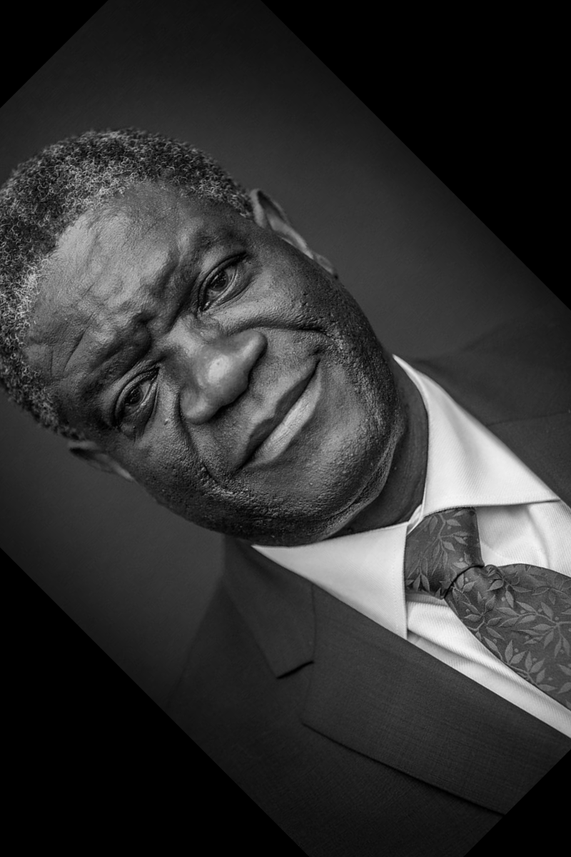
#> input picture output_images/rotated_Denis_Mukwege_45deg.png, 571 x 857 px, shrunk from 800 x 1200 before the run; its folder holds 4 pictures in this run
$ python task3_image_rotation.py
#> lines starting #> are read from the running program, lines starting #| are printed output that depends on the picture
# ---------------------------------------------------------
#   Name : Poornima K.N
#   Reg No: EG/2020/4115
#   Take Home Assignment 1
#   Task 3 : Image Rotation (45° and 90°)
# ---------------------------------------------------------

import cv2
import numpy as np
import os

def rotate_image(image_path, angle):
    """Rotate image by specified angle and save result"""
    img = cv2.imread(image_path)

    if img is None:
        print("Error: Could not read the image file")
        return False

    # Get image dimensions and center
    (h, w) = img.shape[:2]
    center = (w // 2, h // 2)

    # Perform rotation
    M = cv2.getRotationMatrix2D(center, angle, 1.0)
    rotated = cv2.warpAffine(img, M, (w, h))

    # Display result
    cv2.imshow(f'Rotated {angle}°', rotated)
    cv2.waitKey(0)
    cv2.destroyAllWindows()

    # Save result
    os.makedirs('output_images', exist_ok=True)
    filename = os.path.splitext(os.path.basename(image_path))[0]
    output_path = f'output_images/rotated_{filename}_{angle}deg.png'
    cv2.imwrite(output_path, rotated)
    print(f"Result saved to {output_path}")
    return True

def get_image_path():
    """Get valid image path from user with exit options"""
    while True:
        path = input("\nEnter image path (or 'q' to quit): ").strip()
        if path.lower() == 'q':
            return None
        if os.path.exists(path):
            return path
        print("Error: File not found. Please try again.")

def get_rotation_choice():
    """Get rotation angle choice from user"""
    print("\nAvailable rotation options:")
    print("1. 45° rotation")
    print("2. 90° rotation")
    print("3. Custom angle")
    print("4. Back to image selection")

    while True:
        choice = input("Select option (1-4): ").strip()
        if choice == '1':
            return 45
        elif choice == '2':
            return 90
        elif choice == '3':
            while True:
                try:
                    angle = float(input("Enter custom rotation angle (0-360°): "))
                    if 0 <= angle <= 360:
                        return angle
                    print("Please enter an angle between 0 and 360")
                except ValueError:
                    print("Invalid input. Please enter a number.")
        elif choice == '4':
            return None
        else:
            print("Invalid choice. Please enter 1-4")

def main():
    print("\n=== Image Rotation Processor ===")
    print("Rotates images by specified angles")

    while True:
        image_path = get_image_path()
#> the loop in get_image_path, `while True:` made 1 pass; the answer given on pass 1: output_images/rotated_Denis_Mukwege_45deg.png
        if not image_path:
            break

        while True:
            angle = get_rotation_choice()
#> the loop in get_rotation_choice, `while True:` made 1 pass; the answer given on pass 1: 1
            if angle is None:
                break

            success = rotate_image(image_path, angle)
#> in rotate_image, img is the input picture: shape (857, 571, 3); min 0, max 249, mean 51.1
#> in rotate_image, `rotated = cv2.warpAffine(img, M, (w, h))`:
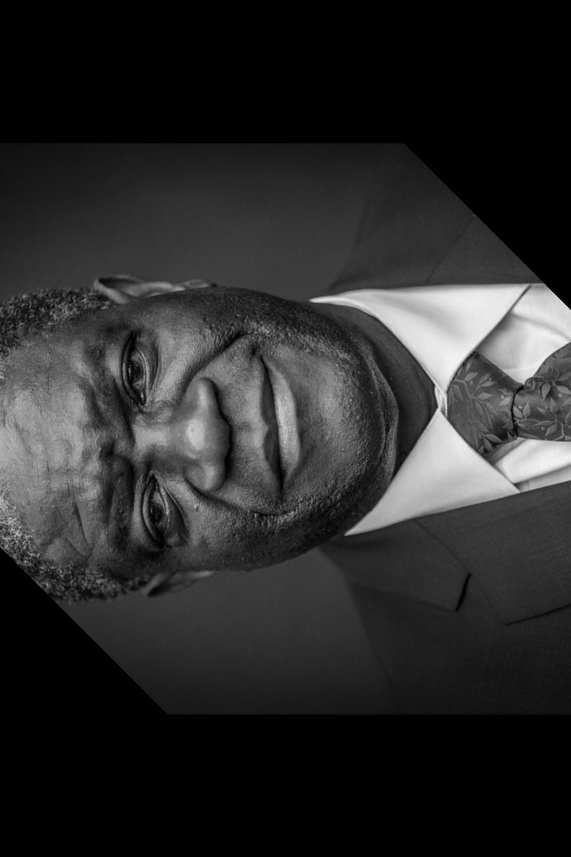
#> rotated: shape (857, 571, 3); min 0, max 244, mean 42.8
            if not success:
                break

            again = input(f"\nRotate {os.path.basename(image_path)} again? (y/n): ").lower()
#> the answer given: n
            if again != 'y':
                break
#> pass 2 of the loop in main, `while True:`:
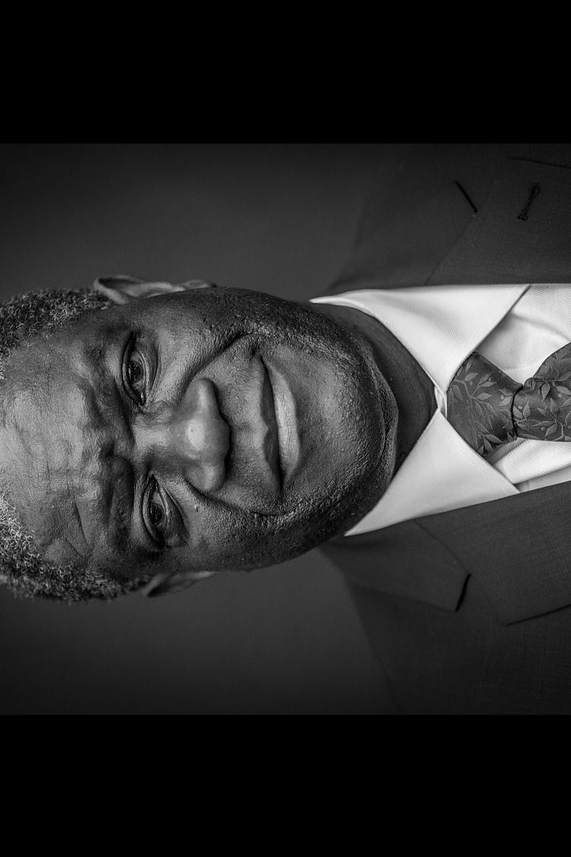
#> input picture output_images/rotated_Denis_Mukwege_90deg.png, 571 x 857 px, shrunk from 800 x 1200 before the run
#> in rotate_image, img is the input picture: shape (857, 571, 3); min 0, max 250, mean 44.7
#> in rotate_image (call 2), `rotated = cv2.warpAffine(img, M, (w, h))`:
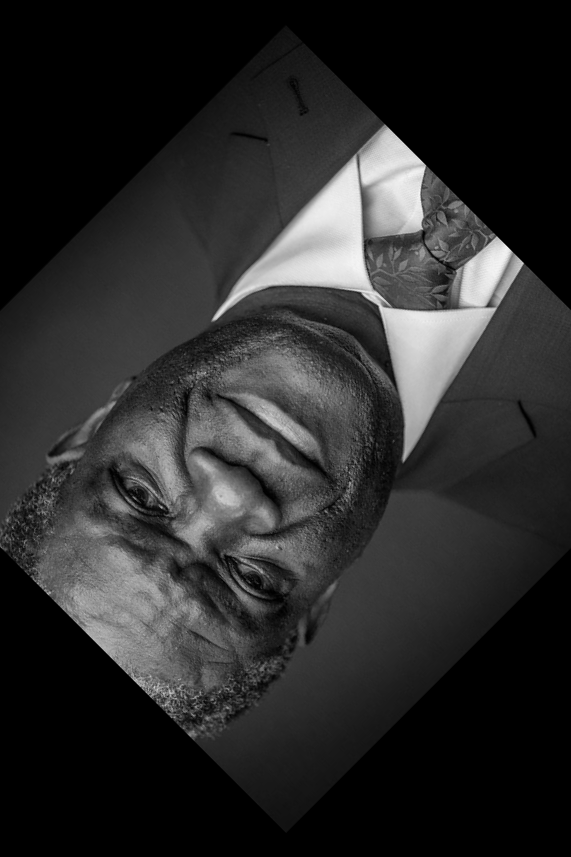
#> rotated: shape (857, 571, 3); min 0, max 246, mean 43
#> the answer given: n

    print("\nProgram exited. Thank you!")

if __name__ == '__main__':
#> (the run stopped early here; a loop or call above may not have finished)
